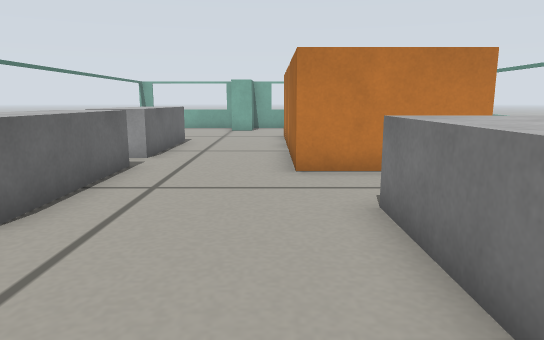
[1] (above)

16 first-person views from a walk through a world built for the Gazebo simulator. The camera is 0.29 m above the floor, tilts 10° down and sees 70° across. The floor is counted in squares, 0.2 m on a side. Each view is taken from the middle of a square. On the plan, view 1 faces up. The plan holds only what a view shows up to about 16 squares ahead; the rest is blank. Robots are left out.

[2]
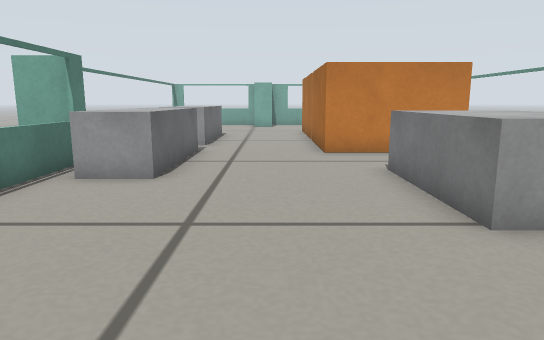

[3]
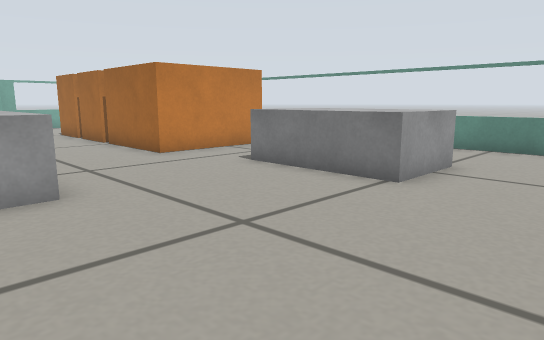

[4]
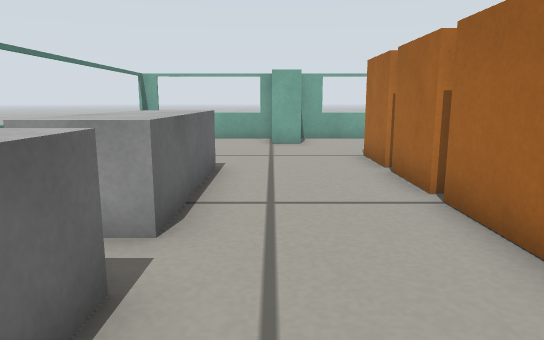

[5]
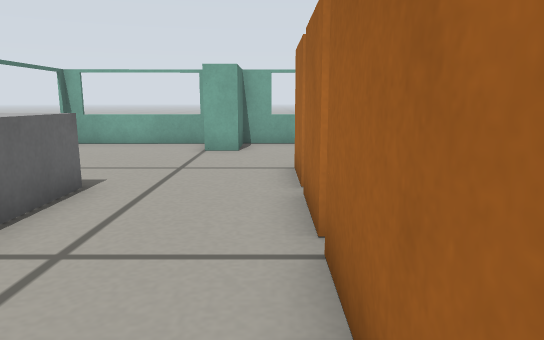

[6]
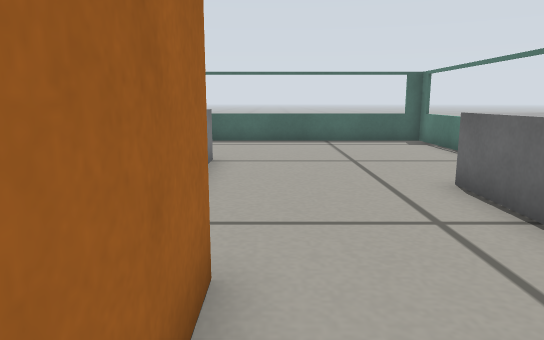

[7]
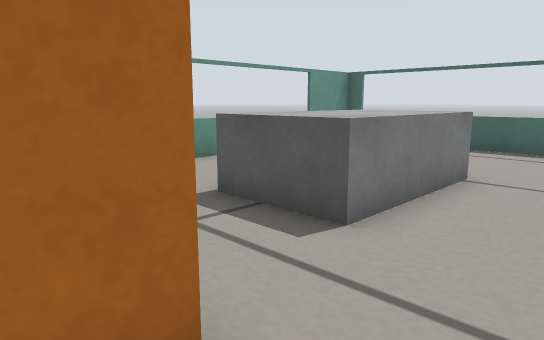

[8]
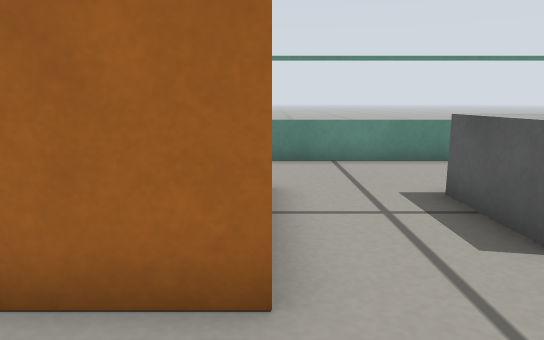

[9]
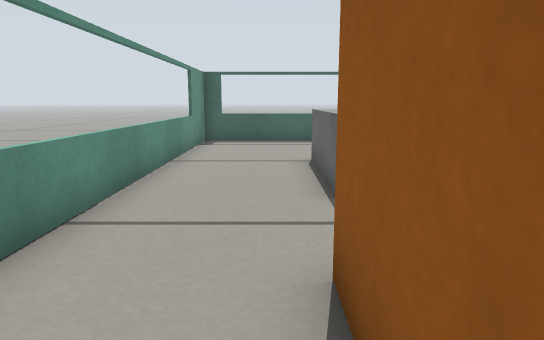

[10]
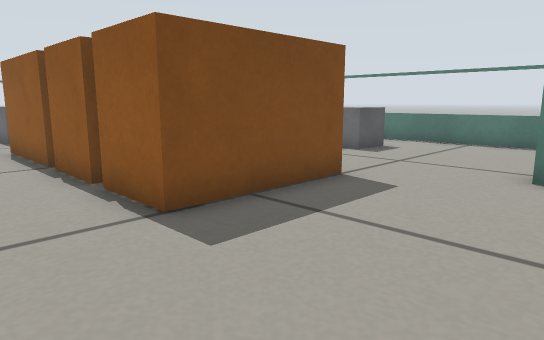

[11]
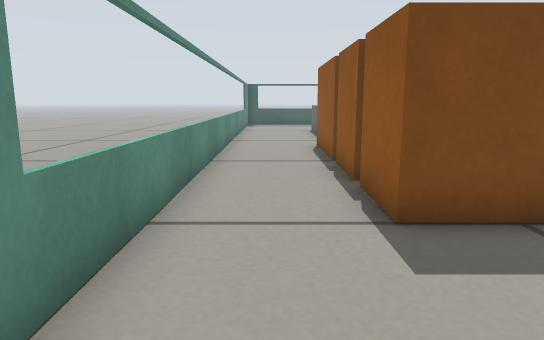

[12]
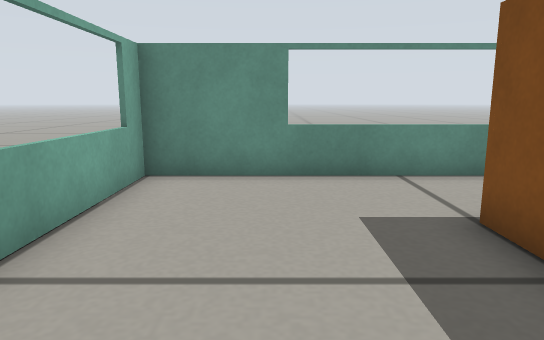

[13]
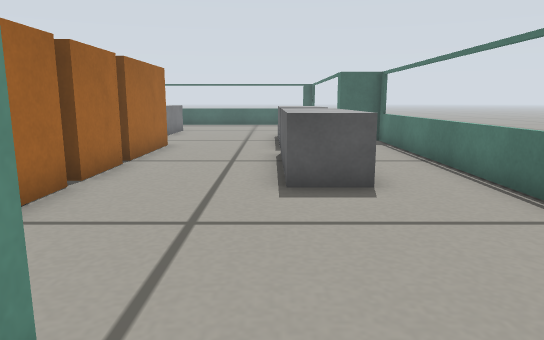

[14]
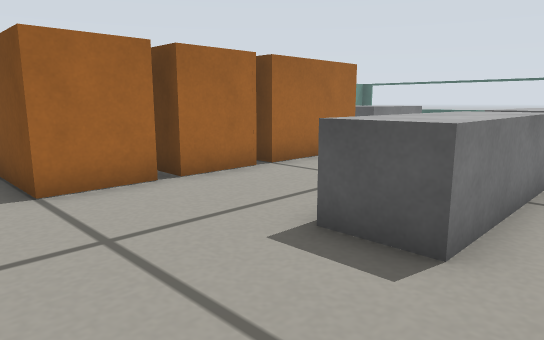

[15]
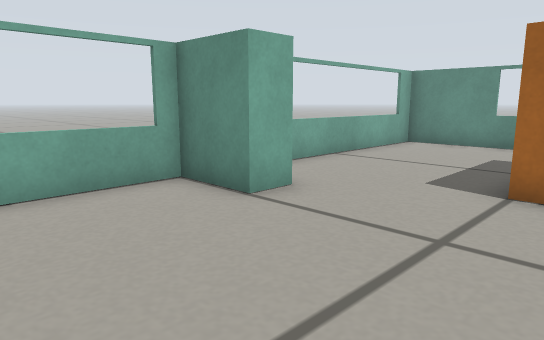

[16]
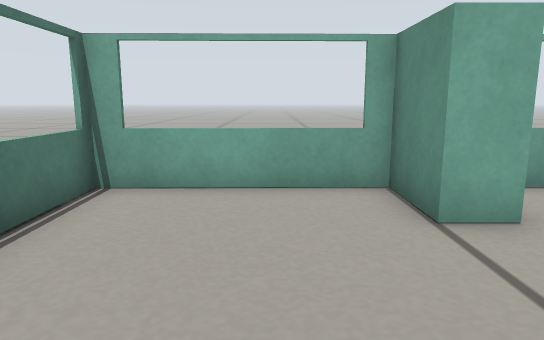

### Floor plan
Points are (right, up) in squares from view 1. A wall is a line through its corners. A room is listed if a view was taken in it or the views show most of it. See-through windows are left out.
Room 1 (views 1, 2, 3, 4, 5, 6, 7, 8, 13, 14, 15, 16)
walls: (0.5, 11.9) (0.5, 14); (4.5, 8) (0.5, 8) (0.5, 11.5); (0.5, 14.4) (0.5, 16.5); (-5.5, -0.4) (-5.5, -3.5) (7.5, -3.5) (7.5, 6.5); (-1, 19.5) (-2, 19.5) (-2, 21.5) (-7, 21.4) (-7, 6.5) (-5.5, 6.5) (-5.5, 3.2)
ways out: opening at (0, 18) to room 2; opening at (6, 7.3) to room 2
objects: grey box (-5, 4) to (-3, 9); grey box (-5, 10) to (-3, 14); grey box (2, 1) to (4, 5)
Room 2 (views 9, 10, 11, 12)
walls: (4.5, 14.1) (4.5, 12); (4.5, 11.6) (4.5, 8); (0.5, 16.5) (4.5, 16.5) (4.5, 14.5); (7.5, 6.5) (7.5, 21.7) (-1, 21.5) (-1, 19.5)
ways out: opening at (0, 18) to room 1; opening at (6, 7.3) to room 1

Where each view was taken, in squares from view 1:
view 1: 0 up, 0 right, facing up
view 2: 3 down, 1 left, facing up
view 3: 2 down, 5 left, facing up-right
view 4: 6 up, 2 left, facing up
view 5: 8 up, 0 right, facing up
view 6: 11 up, 0 right, facing down
view 7: 9 up, 1 left, facing down-right
view 8: 8 up, 2 left, facing right
view 9: 11 up, 5 right, facing down
view 10: 21 up, 7 right, facing down-left
view 11: 21 up, 6 right, facing down
view 12: 19 up, 0 right, facing right
view 13: 21 up, 3 left, facing down
view 14: 18 up, 6 left, facing down-right
view 15: 15 up, 6 left, facing up-right
view 16: 15 up, 4 left, facing up
